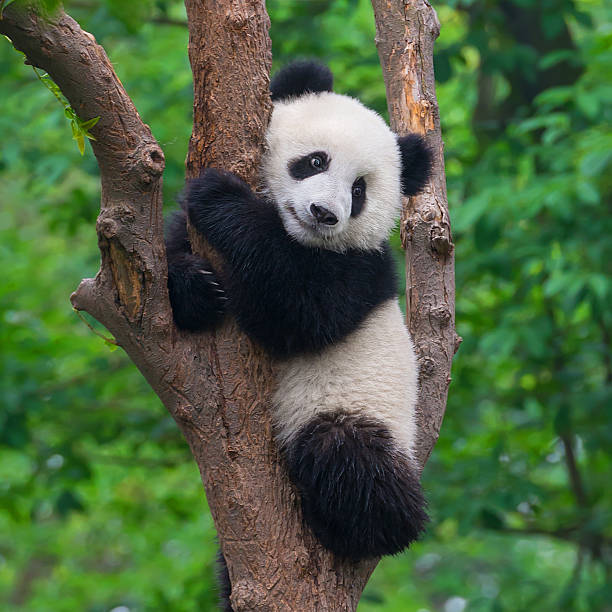
#> input picture panda.jpg, 612 x 612 px, found by its file name
$ jupyter execute Cartoonifying_img.ipynb   (shell and % lines are left out)
#> lines starting #> are read from the running program, lines starting #| are printed output that depends on the picture
[cell 1]
import cv2
import numpy as np
import matplotlib.pyplot as plt

[cell 2]
def read_file(filename):
#> called with filename = 'panda.JPG'
    img=cv2.imread(filename)
#> img is the input picture: shape (612, 612, 3); mean B, G, R 65.2, 100.7, 76.6
    img=cv2.cvtColor(img, cv2.COLOR_BGR2RGB)
    plt.imshow(img)
    plt.show()
    return img

[cell 3]
filename="panda.JPG"
img= read_file(filename)

# Create Edge Mask

[cell 4]
def edge_mask(img, line_size, blur_value):
#> called with line_size = 7, blur_value = 7
    gray=cv2.cvtColor(img, cv2.COLOR_RGB2GRAY)
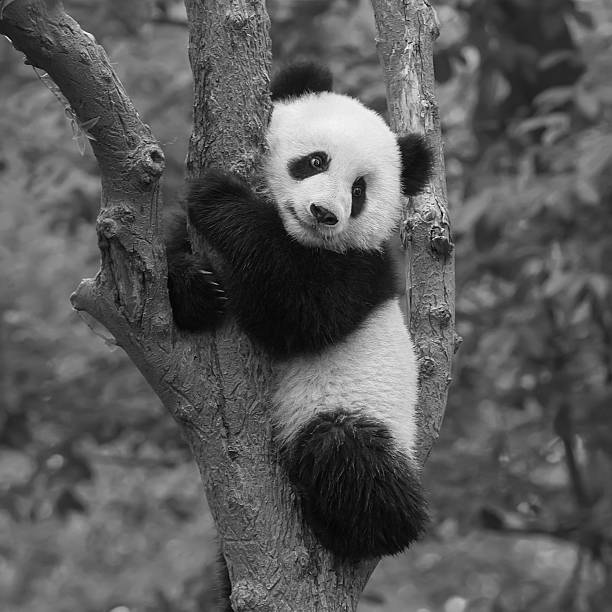
#> gray: shape (612, 612); min 0, max 253, mean 89.5
    gray_blur=cv2.medianBlur(gray, blur_value)
    edges=cv2.adaptiveThreshold(gray_blur, 255, cv2.ADAPTIVE_THRESH_MEAN_C, cv2.THRESH_BINARY, line_size, blur_value)
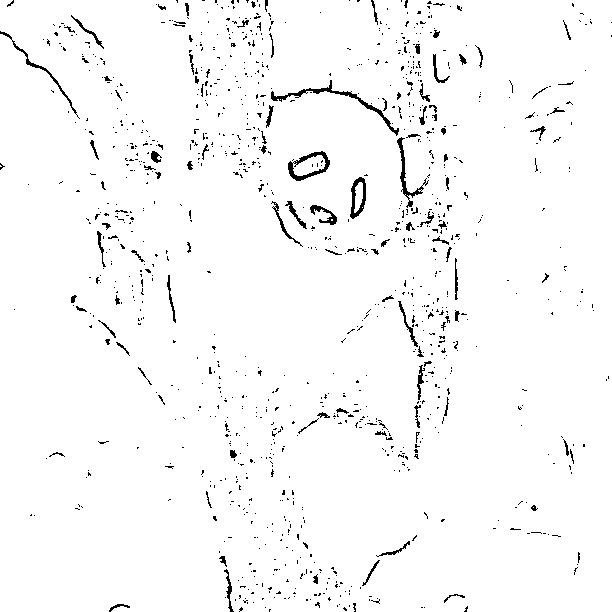
#> edges: shape (612, 612); 97.3% white; black in thin lines or dots

    return edges

[cell 5]
line_size, blur_value=7,7
edges= edge_mask(img, line_size, blur_value)
plt.imshow(edges, cmap="binary")
plt.show()

# Reduce the color palette

[cell 6]
def color_quantization(img, k):
    #Transform the image
#> called with k = 9
    data=np.float32(img).reshape((-1,3))

    #Determine the criteria
    criteria=(cv2.TERM_CRITERIA_EPS+ cv2.TERM_CRITERIA_MAX_ITER, 20, 0.001)

    #Implementing K-Means
    ret, label, center= cv2.kmeans(data, k, None, criteria, 10, cv2.KMEANS_RANDOM_CENTERS)
#> ret = 197567878.6; center = [[105.5, 88.08, 79.26], [140, 124.4, 115.1], [21.93, 26.18, 28.79], [40.85, 88.49, 37.37], [216.9, 210.8, 210.7], [89.6, 149, 72.98], [179.8, 166.4, 161.9], [67.33, 57.19, 50.74], [66.33, 122, 52.05]]
    center=np.uint8(center)
#> center = [[105, 88, 79], [139, 124, 115], [21, 26, 28], [40, 88, 37], [216, 210, 210], [89, 149, 72], [179, 166, 161], [67, 57, 50], [66, 122, 52]]
    result=center[label.flatten()]
    result=result.reshape(img.shape)
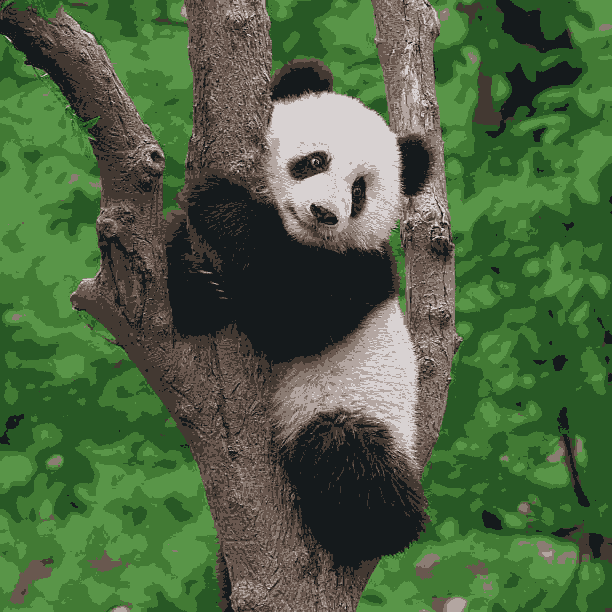
#> result: shape (612, 612, 3); mean R, G, B 76, 100.5, 64.7

    return result

# Combine Edge Mask with quantiz img

[cell 7]
img_quantiz=color_quantization(img , k=9)

plt.imshow(img)
plt.show()

[cell 8]
#Reduce the noise

blurred=cv2.bilateralFilter(img_quantiz, d=20, sigmaColor=200, sigmaSpace=200)
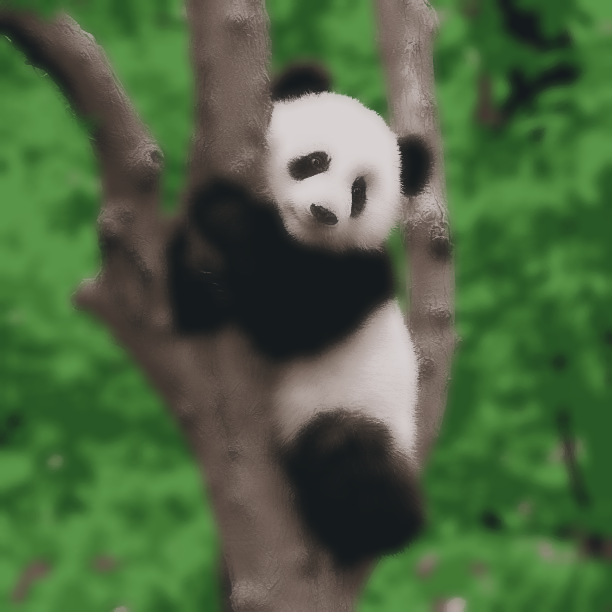
#> blurred: shape (612, 612, 3); mean R, G, B 75.9, 100.4, 64.6
plt.imshow(blurred)
plt.show()

[cell 9]
def cartoon():
    c=cv2.bitwise_and(blurred, blurred, mask=edges)
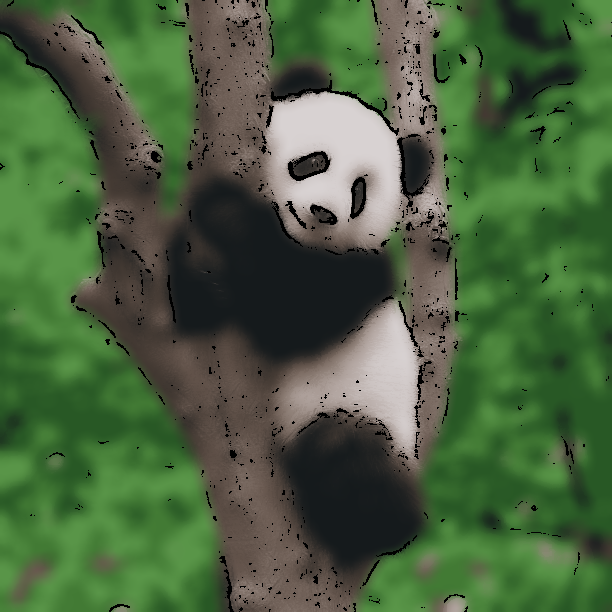
#> c: shape (612, 612, 3); mean R, G, B 73.6, 98.1, 62.7
    plt.imshow(c)
    plt.title("Cartoonified_img")
    plt.show
